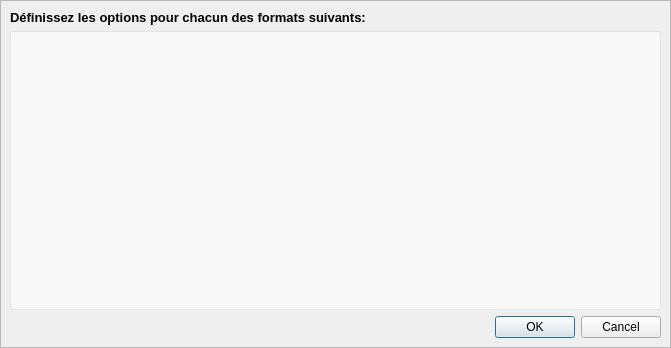
<?xml version="1.0" encoding="UTF-8"?>
<ui version="4.0">
 <class>Dialog</class>
 <widget class="QDialog" name="Dialog">
  <property name="geometry">
   <rect>
    <x>0</x>
    <y>0</y>
    <width>671</width>
    <height>348</height>
   </rect>
  </property>
  <property name="windowTitle">
   <string>Dialog</string>
  </property>
  <property name="sizeGripEnabled">
   <bool>false</bool>
  </property>
  <property name="modal">
   <bool>true</bool>
  </property>
  <layout class="QVBoxLayout" name="verticalLayout_2">
   <property name="spacing">
    <number>0</number>
   </property>
   <property name="leftMargin">
    <number>0</number>
   </property>
   <property name="topMargin">
    <number>0</number>
   </property>
   <property name="rightMargin">
    <number>0</number>
   </property>
   <property name="bottomMargin">
    <number>0</number>
   </property>
   <item>
    <widget class="QFrame" name="frame_2">
     <property name="frameShape">
      <enum>QFrame::StyledPanel</enum>
     </property>
     <property name="frameShadow">
      <enum>QFrame::Raised</enum>
     </property>
     <layout class="QVBoxLayout" name="verticalLayout">
      <property name="spacing">
       <number>6</number>
      </property>
      <item>
       <widget class="QLabel" name="label_2">
        <property name="font">
         <font>
          <pointsize>10</pointsize>
          <bold>true</bold>
         </font>
        </property>
        <property name="text">
         <string>Définissez les options pour chacun des formats suivants:</string>
        </property>
       </widget>
      </item>
      <item>
       <widget class="QListWidget" name="listWidget">
        <property name="styleSheet">
         <string notr="true">QFrame#listWidget{
border-radius: 3px;
background-color: rgba(255, 255, 255, 150);
border-color: rgba(165, 165, 165, 50);
border-width: 1px;
border-style: solid;
}

QFrame#listWidget:hover{
background-color: rgba(250, 250, 250, 150);
}</string>
        </property>
        <property name="frameShape">
         <enum>QFrame::NoFrame</enum>
        </property>
        <property name="frameShadow">
         <enum>QFrame::Plain</enum>
        </property>
        <property name="lineWidth">
         <number>1</number>
        </property>
       </widget>
      </item>
      <item>
       <widget class="QDialogButtonBox" name="buttonBox">
        <property name="orientation">
         <enum>Qt::Horizontal</enum>
        </property>
        <property name="standardButtons">
         <set>QDialogButtonBox::Cancel|QDialogButtonBox::Ok</set>
        </property>
        <property name="centerButtons">
         <bool>false</bool>
        </property>
       </widget>
      </item>
     </layout>
    </widget>
   </item>
  </layout>
 </widget>
 <resources/>
 <connections/>
</ui>
